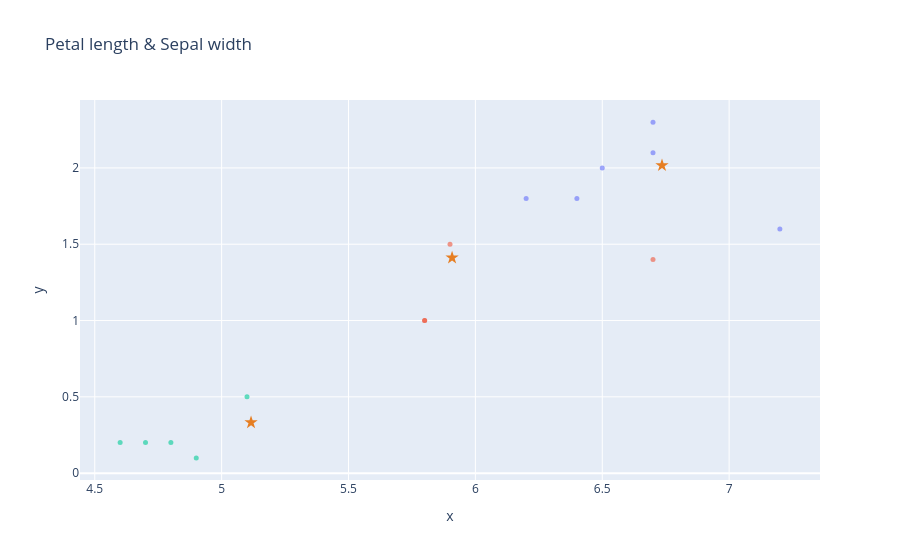

The cell this chart's notebook holds for it:
### Code cell
fig = plot_dataframe(validation[:, [0, 3]], title='Blobs Dataset', label=y_validation)
for i, centroid in enumerate(centroids):
    fig = plot_centroid(fig, centroid[[0, 3]], colors=["#e67e22"], marker_size=10, symbol='star', name=f'Centroid {i+1}')
fig.update_layout(showlegend=False, title='Petal length & Sepal width')
fig.show()

### Figure 1 — Plotly figure (JSON) as saved in the notebook; plotly's stock layout.template omitted (floating-point values rounded to 4 significant figures)
{"data": [{"hovertemplate": "color=#f1948a<br>x=%{x}<br>y=%{y}<extra></extra>", "legendgroup": "#f1948a", "marker": {"color": "#636efa", "opacity": 0.6, "size": 5, "symbol": "circle"}, "mode": "markers", "name": "#f1948a", "orientation": "v", "showlegend": true, "type": "scatter", "x": [6.5, 6.7, 6.2, 6.4, 7.2, 6.7], "xaxis": "x", "y": [2.0, 2.3, 1.8, 1.8, 1.6, 2.1], "yaxis": "y"}, {"hovertemplate": "color=#82e0aa<br>x=%{x}<br>y=%{y}<extra></extra>", "legendgroup": "#82e0aa", "marker": {"color": "#EF553B", "opacity": 0.6, "size": 5, "symbol": "circle"}, "mode": "markers", "name": "#82e0aa", "orientation": "v", "showlegend": true, "type": "scatter", "x": [5.9, 5.8, 6.7, 5.8], "xaxis": "x", "y": [1.5, 1.0, 1.4, 1.0], "yaxis": "y"}, {"hovertemplate": "color=#f7dc6f<br>x=%{x}<br>y=%{y}<extra></extra>", "legendgroup": "#f7dc6f", "marker": {"color": "#00cc96", "opacity": 0.6, "size": 5, "symbol": "circle"}, "mode": "markers", "name": "#f7dc6f", "orientation": "v", "showlegend": true, "type": "scatter", "x": [5.1, 4.7, 4.6, 4.9, 4.8], "xaxis": "x", "y": [0.5, 0.2, 0.2, 0.1, 0.2], "yaxis": "y"}, {"marker": {"color": "#e67e22", "size": 10, "symbol": "star"}, "mode": "markers", "name": "Centroid 1", "type": "scatter", "x": [6.735], "y": [2.016]}, {"marker": {"color": "#e67e22", "size": 10, "symbol": "star"}, "mode": "markers", "name": "Centroid 2", "type": "scatter", "x": [5.116], "y": [0.3318]}, {"marker": {"color": "#e67e22", "size": 10, "symbol": "star"}, "mode": "markers", "name": "Centroid 3", "type": "scatter", "x": [5.908], "y": [1.411]}], "layout": {"legend": {"title": {"text": "color"}, "tracegroupgap": 0}, "showlegend": false, "title": {"text": "Petal length & Sepal width"}, "xaxis": {"anchor": "y", "domain": [0, 1], "title": {"text": "x"}}, "yaxis": {"anchor": "x", "domain": [0, 1], "title": {"text": "y"}}}}
